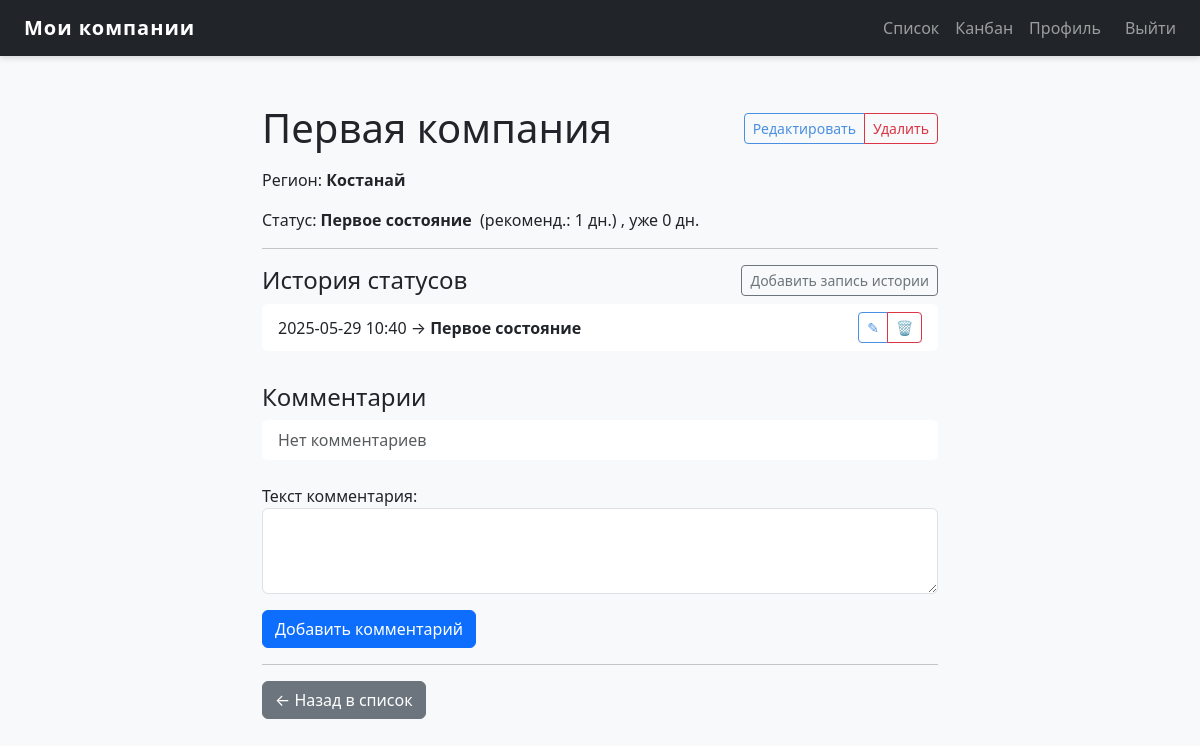
Screenshot of /company/3/ (signed in) with the database file from the repository.
### main/models.py (models this page shows, shortened)
class Company(models.Model):
    name = models.CharField("Название компании", max_length=200)
    status = models.ForeignKey(
        Status,
        on_delete=models.SET_NULL,
        null=True, blank=True,
        related_name="+",
        verbose_name="Текущий статус"
    )
    position = models.IntegerField(
        "Позиция в колонке",
        default=0,
        help_text="Порядок внутри одного статуса на доске"
    )
    region = models.CharField(
        "Регион",
        max_length=3,
        choices=REGION_CHOICES,
        default="KST",
        help_text="Географический регион компании"
    )
    class Meta:
        ordering = ["position"]
        verbose_name = "Компания"
        verbose_name_plural = "Компании"

class Status(models.Model):
    name = models.CharField("Название статуса", max_length=50)
    order = models.PositiveIntegerField(
        "Порядок отображения",
        default=0,
        help_text="Чем меньше — тем левее на доске"
    )
    duration_days = models.PositiveIntegerField(
        "Рекомендуемое время (дней)",
        default=0,
        help_text="Рекомендованное количество дней в этом статусе"
    )
    class Meta:
        ordering = ["order"]
        verbose_name = "Статус"
        verbose_name_plural = "Статусы"

class CompanyStatusHistory(models.Model):
    company = models.ForeignKey(
        Company,
        on_delete=models.CASCADE,
        related_name="history",
        verbose_name="Компания"
    )
    status = models.ForeignKey(
        Status,
        on_delete=models.SET_NULL,
        null=True, blank=True,
        verbose_name="Статус"
    )
    changed_at = models.DateTimeField(
        "Дата и время смены",
        default=timezone.now,
        help_text="Когда был установлен этот статус"
    )
    class Meta:
        ordering = ["-changed_at"]
        verbose_name = "Запись истории статусов"
        verbose_name_plural = "История статусов"

### main/views.py (the view)
# urls.py: path('company/<int:pk>/', views.company_detail, name='company_detail'),
@login_required
def company_detail(request, pk):
    filters = {'pk': pk}
    if not request.user.is_staff:
        filters['region'] = request.user.profile.region
    company = get_object_or_404(Company, **filters)
    if request.method == 'POST':
        form = CommentForm(request.POST)
        if form.is_valid():
            com = form.save(commit=False)
            com.company = company
            com.author  = request.user
            com.save()
            return redirect('main:company_detail', pk=pk)
    else:
        form = CommentForm()
    last_change   = company.history.first()
    days_in_status = (timezone.now() - last_change.changed_at).days if last_change else None
    return render(request, 'main/company_detail.html', {
        'company':        company,
        'form':           form,
        'days_in_status': days_in_status,
    })

### main/forms.py
class CommentForm(forms.ModelForm):
    class Meta:
        model = Comment
        fields = ['text']
        widgets = {
            'text': forms.Textarea(attrs={'class': 'form-control', 'rows': 3}),
        }

### main/templates/main/company_detail.html (shortened to what this page needs)
{% extends 'main/base.html' %}
{% block content %}
<div class="container py-4" style="max-width:700px;">
  <div class="d-flex justify-content-between align-items-center mb-3">
    <h1 class="m-0">{{ company.name }}</h1>
    <div class="btn-group">
      <a href="{% url 'main:edit_company' company.pk %}"
         class="btn btn-sm btn-outline-primary">
        Редактировать
      </a>
      <a href="{% url 'main:delete_company' company.pk %}"
         class="btn btn-sm btn-outline-danger">
        Удалить
      </a>
    </div>
  </div>
  <p>
    Регион:
    <strong>{{ company.get_region_display }}</strong>
  </p>
  <p>
    Статус:
    {% if company.status %}
      <strong>{{ company.status.name }}</strong>
    {% else %}
      <strong>Без статуса</strong>
    {% endif %}
    {% if company.status and company.status.duration_days %}
      &nbsp;(рекоменд.: {{ company.status.duration_days }} дн.)
    {% endif %}
    {% if days_in_status is not None %}
      , уже {{ days_in_status }} дн.
    {% endif %}
  </p>
  <hr>
  <div class="d-flex justify-content-between align-items-center mb-2">
    <h4 class="mb-0">История статусов</h4>
    <a href="{% url 'main:add_status_history' company.pk %}"
       class="btn btn-sm btn-outline-secondary">
      Добавить запись истории
    </a>
  </div>
  <ul class="list-group mb-4">
    {% for h in company.history.all %}
      <li class="list-group-item d-flex justify-content-between align-items-center">
        <div>
          {{ h.changed_at|date:"Y-m-d H:i" }} →
          {% if h.status %}
            <strong>{{ h.status.name }}</strong>
          {% else %}
            <strong>Без статуса</strong>
          {% endif %}
        </div>
        <div class="btn-group btn-group-sm" role="group">
          <a href="{% url 'main:edit_status_history' h.pk %}"
             class="btn btn-outline-primary"
             title="Редактировать запись истории">✎</a>
          <a href="{% url 'main:delete_status_history' h.pk %}"
             class="btn btn-outline-danger"
             title="Удалить запись истории">🗑</a>
        </div>
      </li>
    {% empty %}
      <li class="list-group-item text-muted">История пуста</li>
    {% endfor %}
  </ul>
  <h4>Комментарии</h4>
  <ul class="list-group mb-3">
    {% for com in company.comments.all %}
      <li class="list-group-item">
        <small class="text-muted">
          {{ com.author.username }}, {{ com.created_at|date:"Y-m-d H:i" }}
        </small>
        <p class="mb-0">{{ com.text }}</p>
      </li>
    {% empty %}
      <li class="list-group-item text-muted">Нет комментариев</li>
    {% endfor %}
  </ul>
  <form method="post">
    <div class="mb-3">
      {{ form.text.label_tag }}
      {{ form.text }}
    </div>
    <button class="btn btn-primary">Добавить комментарий</button>
  </form>
  <hr>
  <a href="{% url 'main:index' %}" class="btn btn-secondary">← Назад в список</a>
</div>
{% endblock %}

### main/static/main/css/custom.css (style rules this page uses)
:root { --primary: #4a90e2; --secondary:#f5f7fa; --accent: #50e3c2; --text-dark:#333; }
.list-group-item { border: none; border-radius: .5rem; margin-bottom: .5rem; transition: background-color .2s; }
.btn-outline-primary { color: var(--primary); border-color: var(--primary); }

### rows the page displays
Company: name "Первая компания", region "Костанай", status.name "Первое состояние", status.duration_days "1"
CompanyStatusHistory: changed_at "2025-05-29 10:40", status.name "Первое состояние"
